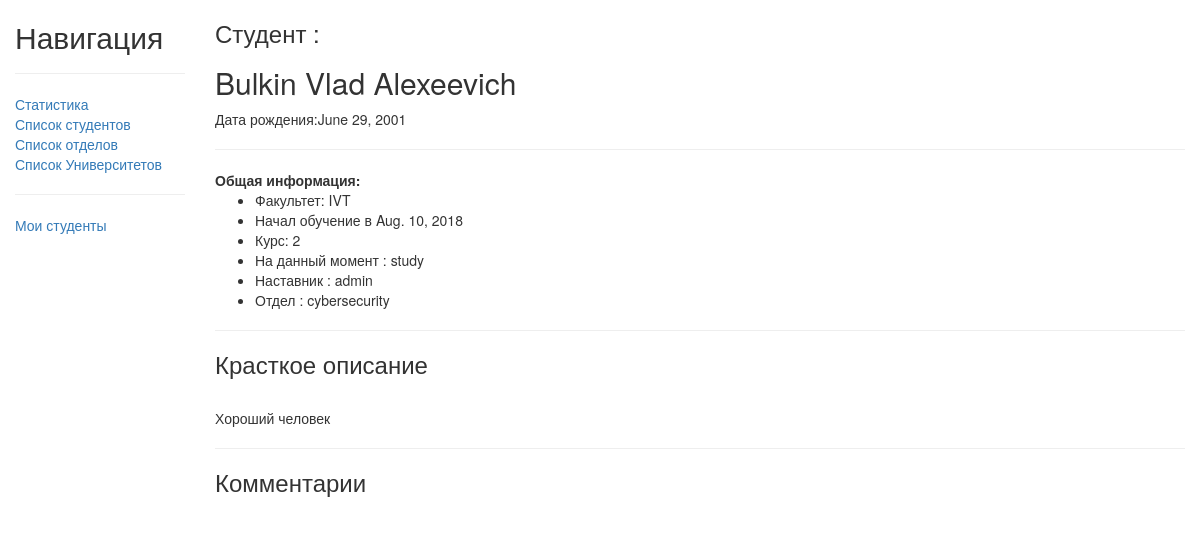
The app's page /catalog/student/1 with its own data.
### catalog/models.py (models this page shows, shortened)
class Student(models.Model):
    student_name = models.CharField(max_length=100, db_index=True)
    date_of_birth = models.DateField(null=True, blank=True)
    faculty = models.ForeignKey('Faculty', on_delete=models.PROTECT, null=True)
    STUDY = 'study'
    DEDUCTED = 'deducted'
    WORK = 'work'
    FIRED = 'fired'
    LOAN_STATUS = (
        (STUDY, 'Учится'),
        (DEDUCTED, 'Отчислен'),
        (WORK, 'Работает'),
        (FIRED, 'Уволен'),
    )
    status = models.CharField(max_length=50, choices=LOAN_STATUS, blank=True, default='s', help_text='статус ученика')
    summary = models.CharField(max_length=1000, db_index=True)
    mentor_id = models.ForeignKey('Profile', on_delete=models.PROTECT, null=True)
    department_id = models.ForeignKey('Department', on_delete=models.PROTECT, null=True)
    begin_of_study = models.DateField(null=True, blank=True)
    @property
    def calculate_course(self):
        if self.begin_of_study:
            today = datetime.date.today()
            return today.year - self.begin_of_study.year - (
                    (today.month, today.day) < (self.begin_of_study.month, self.begin_of_study.day))
        return 0
    class Meta:
        ordering = ['student_name']
    def __str__(self):
        return self.student_name

class Faculty(models.Model):
    faculty_name = models.CharField(max_length=200, db_index=True)
    university_id = models.ForeignKey('University',related_name='faculty_of_university', on_delete=models.PROTECT, null=True)
    def __str__(self):
        return self.faculty_name

class Profile(models.Model):
    user = models.OneToOneField(User, on_delete=models.CASCADE)
    role_of_user = models.CharField(max_length=100, db_index=True)
    department_id = models.ForeignKey('Department', on_delete=models.PROTECT, null=True)
    def __str__(self):
        return self.user.__str__()

class Department(models.Model):
    department_name = models.CharField(max_length=100, db_index=True)
    def __str__(self):
        return self.department_name

### catalog/views.py (the view, shortened to what this page needs)
# urls.py: re_path(r'^student/(?P<pk>\d+)$', views.StudentDetailView.as_view(), name='student-detail'),
class StudentDetailView(generic.DetailView):
    model = Student
    context_object_name = 'student'
    def get_context_data(self, **kwargs):
        context = super().get_context_data(**kwargs)
        context['comment_data'] = Comment.objects.filter(comment=self.object)
        print(context)
        return context

### catalog/templates/catalog/student_detail.html (shortened to what this page needs)
{% extends "base_generic.html" %}
{% block content %}
    <h3>Студент :</h3>
    <h2>{{ student.student_name }}</h2>
    Дата рождения:{{student.date_of_birth}}
    <hr>
    <b>Общая информация:</b>
    <ul>
        <li>Факультет: {{student.faculty}}</li>
        <li>Начал обучение в {{student.begin_of_study}}</li>
        <li>Курс: {{student.calculate_course}}</li>
        <li>На данный момент : {{student.status}}</li>
        <li>Наставник : {{student.mentor_id}}</li>
        <li>Отдел : {{student.department_id}}</li>
    </ul>
    <hr>
    <h3>Красткое описание</h3><br>
    {{student.summary}}
    <hr>
    <h3> Комментарии </h3> <br>
{% endblock %}

### records on screen
Student: student_name "Bulkin Vlad Alexeevich", date_of_birth "June 29, 2001", faculty "IVT", begin_of_study "Aug. 10, 2018", calculate_course "2", status "study", mentor_id "admin", department_id "cybersecurity", summary "Хороший человек"
